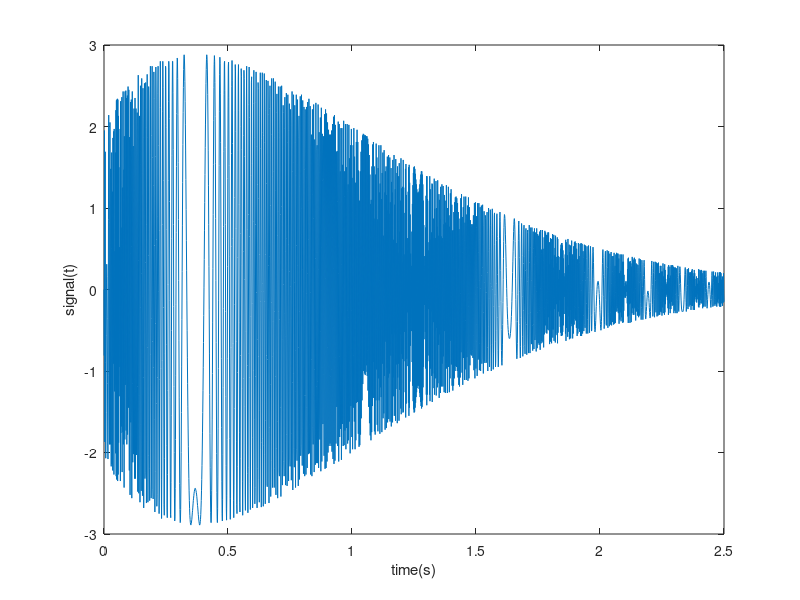

Write MATLAB code to recreate this figure. (Note: this script raises an error after producing the figure.)
%created by Julius Schoening
%edited by Patrick Felschen, Julian Voss
clc;
close all;
clear;

%variables
A1=2; %amplitude signal 2
playbacktime = 2.5; % in seconds
sampleRate = 1000; % in Hz
F1 = 600; %frequency signal 1, 600 Hz
plotTime = 2/F1;

t = linspace(0, playbacktime, playbacktime*sampleRate);

%output graph preparation

tt = t.^t;

factor = 100;
signal=round((A1*(sin(pi*F1*tt)./tt))*factor)/factor; % Signal equation

audioData = [signal ; t];

%plot signal(t) and its amplitude
subplot(1,1,1);
plot(t,signal);

xlim([0, playbacktime]);
xlabel('time(s)');
ylabel('signal(t)');
ax = gca;
ax.XAxisLocation = 'origin';

sound(signal,sampleRate);